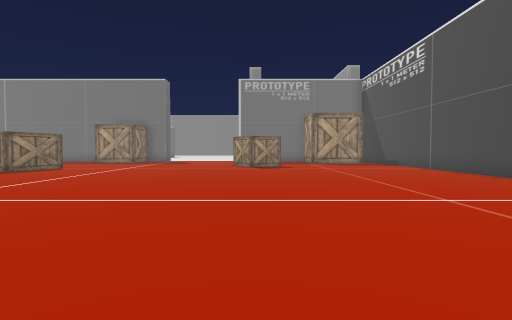
[1] (above)

24 first-person views from a walk through a scene from a Unity 3-D project. The camera is 1.4 m above the floor, tilts 2° down and sees 80° across. The floor is counted in squares, 2 m on a side. Each view is taken from the middle of a square. On the plan, view 1 faces up. The plan holds only what a view shows up to about 10 squares ahead; the rest is blank. The place goes on beyond the plan. The player character is not drawn.

[2]
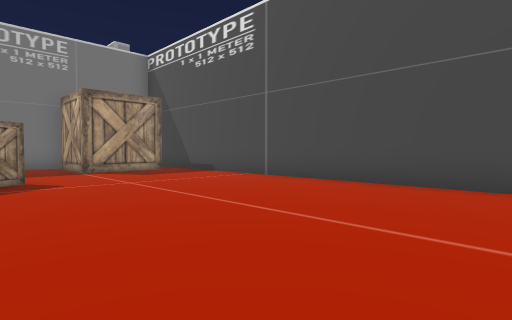

[3]
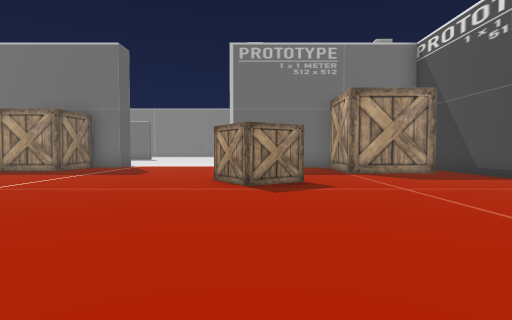

[4]
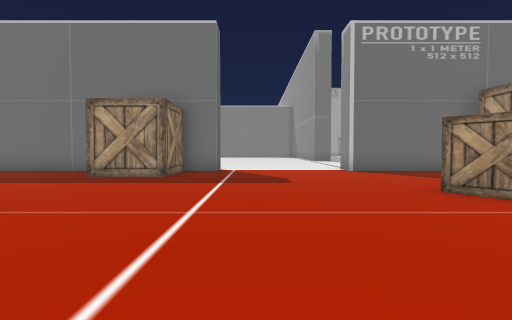

[5]
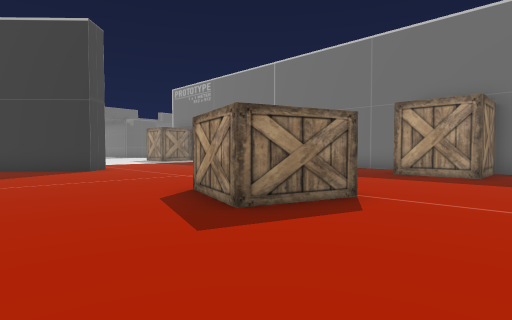

[6]
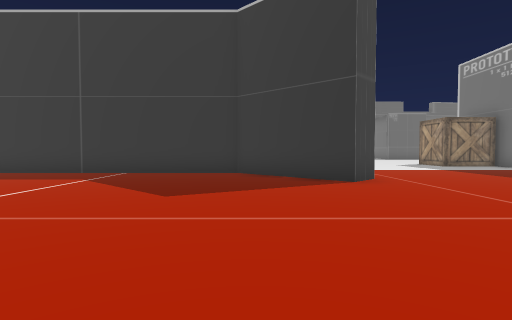

[7]
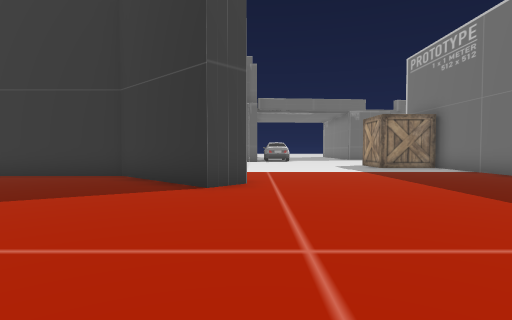

[8]
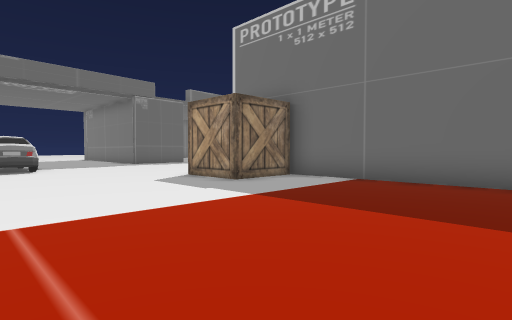

[9]
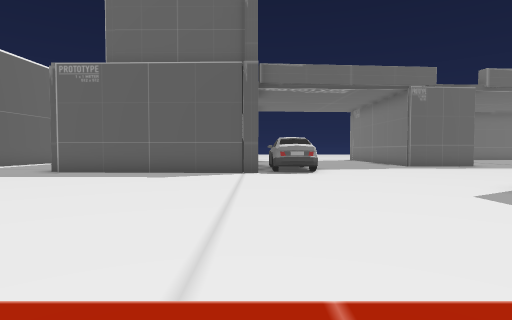

[10]
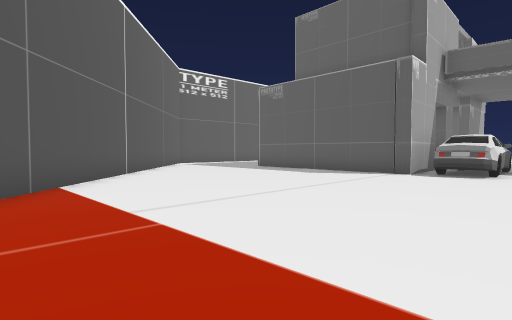

[11]
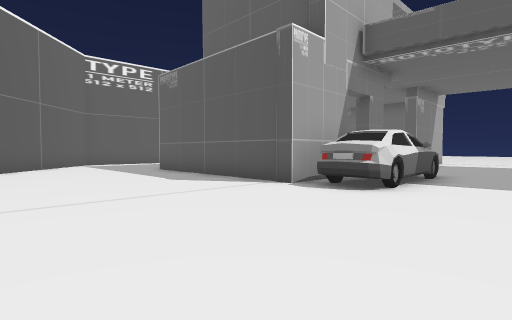

[12]
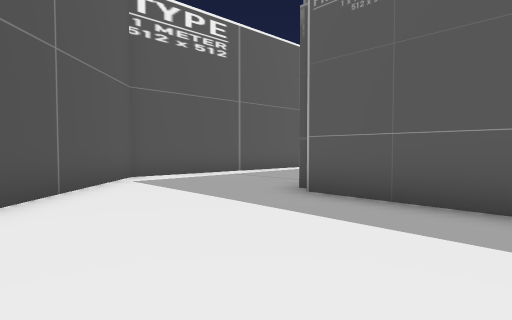

[13]
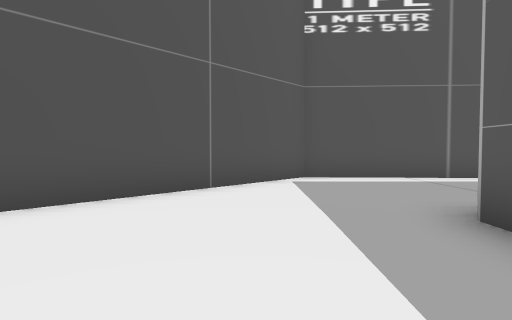

[14]
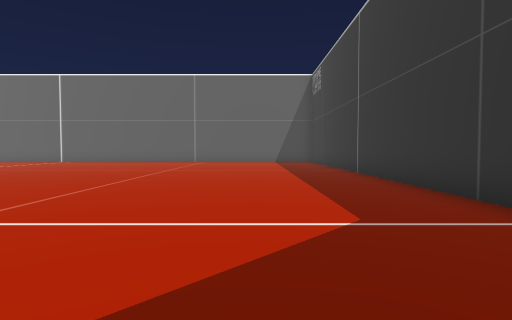

[15]
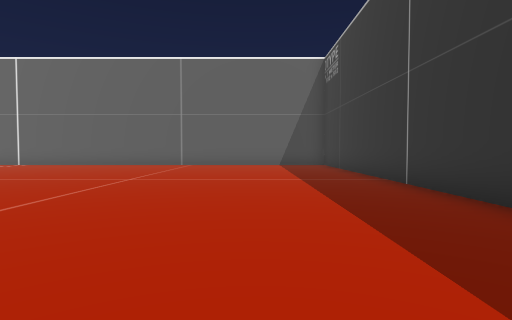

[16]
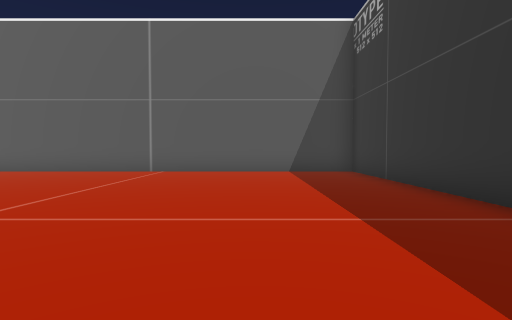

[17]
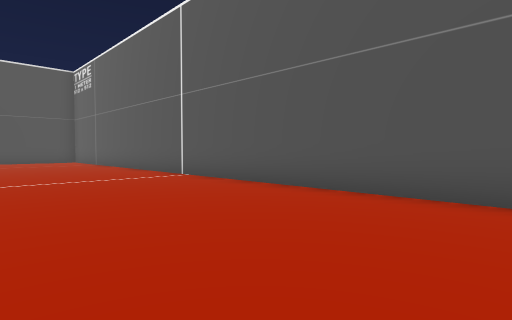

[18]
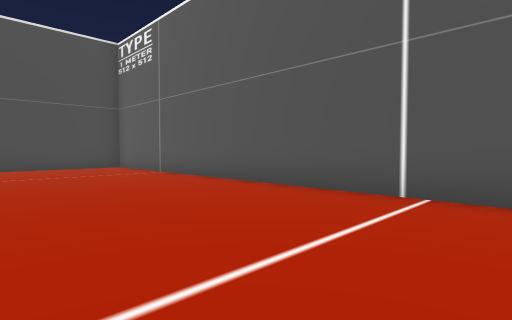

[19]
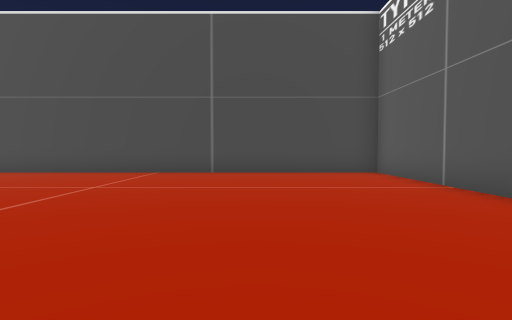

[20]
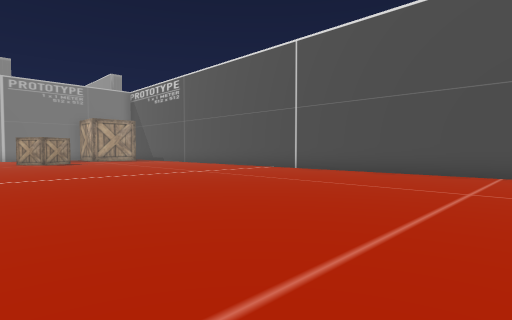

[21]
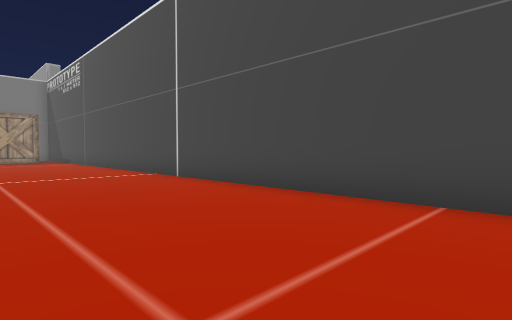

[22]
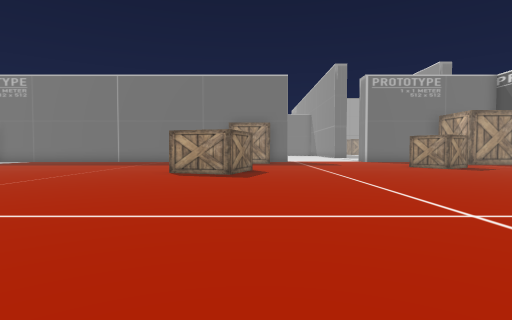

[23]
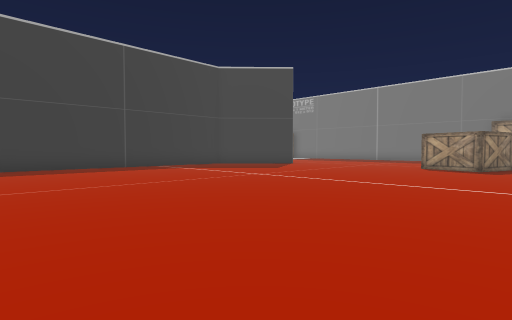

[24]
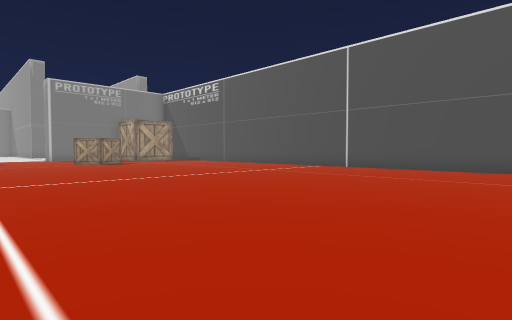

### Floor plan
Points are (right, up) in squares from view 1. A wall is a line through its corners. A room is listed if a view was taken in it or the views show most of it. See-through windows are left out.
Room 1 (views 1, 2, 3, 4, 5, 6, 7, 8, 9, 10, 11, 12, 13, 14, 15, 16, 17, 18, 19, 20, 21, 22, 23, 24)
walls: (-7.1, 11.3) (-7.7, 9.4) (-9.6, 10); (-16.2, 10.8) (-15.5, 10.1) (-18.1, 7.5) (-18.1, -9.7) (6.2, -9.7) (6.2, 16); (-9.4, 17.8) (-12.2, 17.8); (-5.2, 17.8) (-6.3, 17.8) (-6.3, 15.8) (-8.4, 15.8); (1, 12.6) (-0.2, 11.8) (-1, 13); (-16.5, 17.8) (-21.3, 17.8) (-21.3, 15.8) (-23.4, 15.8); (2, 17.8) (-1, 17.8); (5.2, 14.8) (2.7, 14.8) (2.7, 16.5); (-29.2, 11.1) (-27, 11.1) (-27.2, 5); (-30.5, 0.6) (-26.2, 0.4) (-18.5, 8.5)
objects: other object (-30, 12) to (-27, 13)

Where each view was taken, in squares from view 1:
view 1: 0 up, 0 right, facing up
view 2: 5 up, 0 right, facing up-right
view 3: 6 up, 0 right, facing up
view 4: 8 up, 4 left, facing up
view 5: 7 up, 5 left, facing up-left
view 6: 8 up, 9 left, facing left
view 7: 11 up, 10 left, facing left
view 8: 11 up, 16 left, facing up-left
view 9: 11 up, 18 left, facing left
view 10: 14 up, 18 left, facing down-left
view 11: 15 up, 22 left, facing down-left
view 12: 8 up, 23 left, facing down-left
view 13: 8 up, 25 left, facing down
view 14: 7 up, 15 left, facing down
view 15: 4 up, 15 left, facing down
view 16: 0 up, 15 left, facing down
view 17: 5 down, 12 left, facing down-right
view 18: 5 down, 6 left, facing down-right
view 19: 6 down, 3 left, facing right
view 20: 4 down, 3 left, facing up-right
view 21: 4 down, 2 right, facing up-right
view 22: 1 up, 7 left, facing up
view 23: 2 down, 6 left, facing up-left
view 24: 3 down, 5 left, facing up-right
